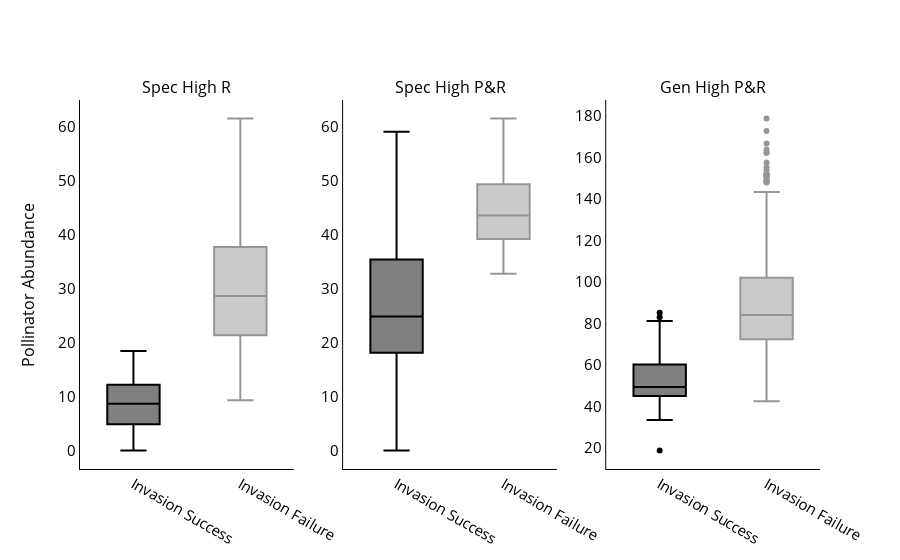

Notebook cell for this chart:
### Code cell
# boxplots of total initial pollinator abundance

fig = make_subplots(rows=1, cols=3,
                    y_title = ("Pollinator Abundance"),
                    subplot_titles = ("Spec High R", "Spec High P&R", "Gen High P&R"))

# add all boxplots
fig.add_trace(go.Box(y = sum_init_A_inv3, marker_color = 'black', showlegend = False, name = "Invasion Success"), row = 1, col = 1)
fig.add_trace(go.Box(y = sum_init_A_no_inv3, marker_color = 'rgb(150, 150, 150)', showlegend = False, name = "Invasion Failure"), row = 1, col = 1)
fig.add_trace(go.Box(y = sum_init_A_inv4, marker_color = 'black', showlegend = False, name = "Invasion Success"), row = 1, col = 2)
fig.add_trace(go.Box(y = sum_init_A_no_inv4, marker_color = 'rgb(150, 150, 150)', showlegend = False, name = "Invasion Failure"), row = 1, col = 2)
fig.add_trace(go.Box(y = sum_init_A_inv8, marker_color = 'black', showlegend = False, name = "Invasion Success"), row = 1, col = 3)
fig.add_trace(go.Box(y = sum_init_A_no_inv8, marker_color = 'rgb(150, 150, 150)', showlegend = False, name = "Invasion Failure"), row = 1, col = 3)

# update axis data
fig.update_xaxes(showline=True, linecolor='black')
fig.update_yaxes(showline=True, linecolor='black')
fig.update_layout(barmode='overlay', plot_bgcolor = 'rgba(0,0,0,0)', 
                  font = dict(size = 15, color = 'black'), 
                  legend=dict(
                     yanchor = 'bottom',
                     y=0.78,
                     xanchor = 'center',
                     x=0.75))
fig.show()

### Figure 1 — Plotly figure (JSON) as saved in the notebook; plotly's stock layout.template omitted (floating-point values rounded to 4 significant figures; data arrays with more than 128 entries replaced by an {"elided": "..."} marker saying what was removed)
{"data": [{"marker": {"color": "black"}, "name": "Invasion Success", "showlegend": false, "type": "box", "xaxis": "x", "y": {"elided": "155 float values"}, "yaxis": "y"}, {"marker": {"color": "rgb(150, 150, 150)"}, "name": "Invasion Failure", "showlegend": false, "type": "box", "xaxis": "x", "y": {"elided": "1045 float values"}, "yaxis": "y"}, {"marker": {"color": "black"}, "name": "Invasion Success", "showlegend": false, "type": "box", "xaxis": "x2", "y": {"elided": "1143 float values"}, "yaxis": "y2"}, {"marker": {"color": "rgb(150, 150, 150)"}, "name": "Invasion Failure", "showlegend": false, "type": "box", "xaxis": "x2", "y": [36.01, 61.09, 44.41, 46.22, 39.26, 49.61, 50.93, 50.33, 61.59, 42.48, 39.45, 55.23, 40.8, 49.08, 38.04, 43.54, 55.29, 49.42, 44.35, 40.99, 42.51, 42.73, 43.47, 44.06, 55.56, 44.66, 41.63, 58.79, 44.07, 43.98, 45.11, 49.42, 37.31, 39.55, 52.17, 60.5, 51.59, 38.55, 49.08, 53.45, 38.43, 43.64, 41.53, 32.82, 39.3, 35.74, 36.71, 44.85, 42.6, 34.51, 39.15, 45.51, 38.81, 34.3, 41.02, 44.24, 37.92], "yaxis": "y2"}, {"marker": {"color": "black"}, "name": "Invasion Success", "showlegend": false, "type": "box", "xaxis": "x3", "y": {"elided": "179 float values"}, "yaxis": "y3"}, {"marker": {"color": "rgb(150, 150, 150)"}, "name": "Invasion Failure", "showlegend": false, "type": "box", "xaxis": "x3", "y": {"elided": "1021 float values"}, "yaxis": "y3"}], "layout": {"annotations": [{"font": {"size": 16}, "showarrow": false, "text": "Spec High R", "x": 0.1444, "xanchor": "center", "xref": "paper", "y": 1, "yanchor": "bottom", "yref": "paper"}, {"font": {"size": 16}, "showarrow": false, "text": "Spec High P&R", "x": 0.5, "xanchor": "center", "xref": "paper", "y": 1, "yanchor": "bottom", "yref": "paper"}, {"font": {"size": 16}, "showarrow": false, "text": "Gen High P&R", "x": 0.8556, "xanchor": "center", "xref": "paper", "y": 1, "yanchor": "bottom", "yref": "paper"}, {"font": {"size": 16}, "showarrow": false, "text": "Pollinator Abundance", "textangle": -90, "x": 0, "xanchor": "right", "xref": "paper", "xshift": -40, "y": 0.5, "yanchor": "middle", "yref": "paper"}], "barmode": "overlay", "font": {"color": "black", "size": 15}, "legend": {"x": 0.75, "xanchor": "center", "y": 0.78, "yanchor": "bottom"}, "plot_bgcolor": "rgba(0,0,0,0)", "xaxis": {"anchor": "y", "domain": [0, 0.2889], "linecolor": "black", "showline": true}, "xaxis2": {"anchor": "y2", "domain": [0.3556, 0.6444], "linecolor": "black", "showline": true}, "xaxis3": {"anchor": "y3", "domain": [0.7111, 1], "linecolor": "black", "showline": true}, "yaxis": {"anchor": "x", "domain": [0, 1], "linecolor": "black", "showline": true}, "yaxis2": {"anchor": "x2", "domain": [0, 1], "linecolor": "black", "showline": true}, "yaxis3": {"anchor": "x3", "domain": [0, 1], "linecolor": "black", "showline": true}}}
